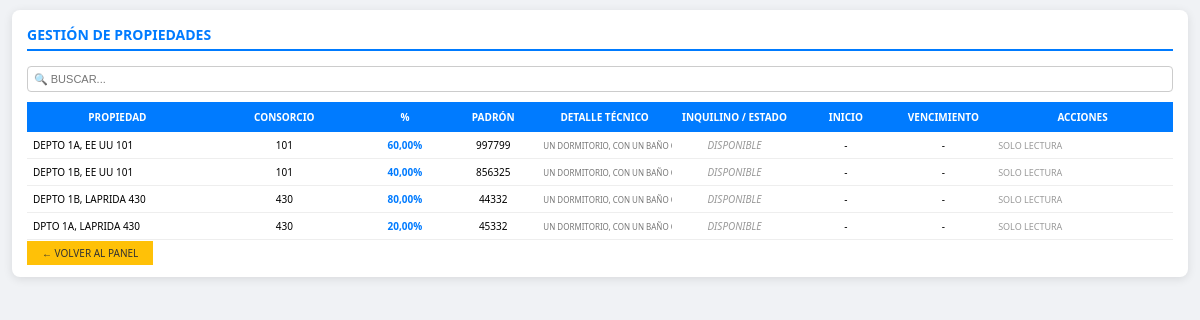
The page /propiedades.php (signed in) on the database as committed earlier.
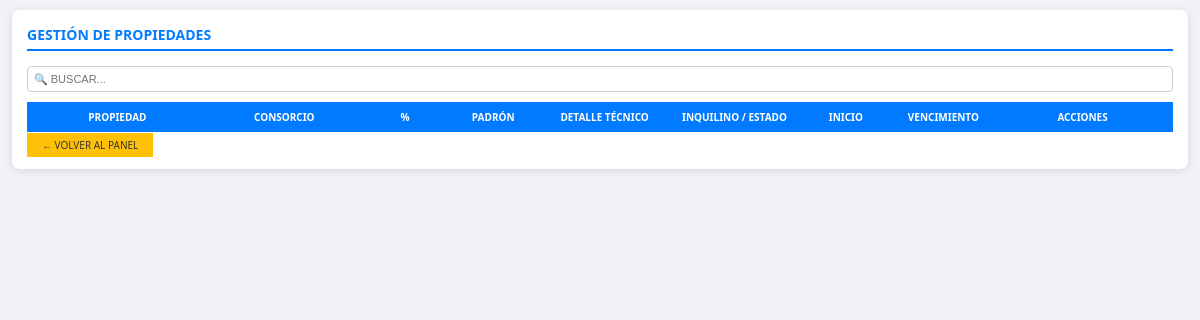
The same page on the database as committed later.
### tables this page shows
CREATE TABLE `propiedades` (
  `propiedad_id` int(11) NOT NULL AUTO_INCREMENT,
  `propiedad` varchar(255) NOT NULL,
  `ciudad` varchar(100) DEFAULT NULL,
  `padron` varchar(12) NOT NULL,
  `detalle` text NOT NULL,
  `consorcio` varchar(5) NOT NULL,
  `porcentaje` decimal(5,2) DEFAULT NULL,
  `propietario_id` int(11) NOT NULL,
  `alquiler` int(11) DEFAULT NULL,
  PRIMARY KEY (`propiedad_id`),
  UNIQUE KEY `padron` (`padron`),
  KEY `fk_propietario` (`propietario_id`),
  CONSTRAINT `fk_propietario` FOREIGN KEY (`propietario_id`) REFERENCES `usuarios` (`id`)
);

### propiedades.php (the view, shortened to what this page needs)
<?php
include 'db.php';
$sql = "SELECT p.*, u.apellido as nombre_inquilino, a.fecha_inicio as inicio, a.fecha_fin as vencimiento
        FROM propiedades p
        LEFT JOIN alquileres a ON a.propiedad_id = p.propiedad_id AND a.estado = 'VIGENTE'
        LEFT JOIN usuarios u ON a.inquilino1_id = u.id
        ORDER BY p.propiedad ASC";
$resultado = mysqli_query($conexion, $sql);
$nivelAcceso = (int)($_SESSION['acceso_nivel'] ?? 0);
$soloLectura = ($nivelAcceso < 2);
?>
<!DOCTYPE html>
<html lang="es">
<head>
</head>
<body>
<div class="contenedor">
    <div class="encabezado">
        <h2>Gestión de Propiedades</h2>
    </div>
    <div class="controles">
        <input type="text" id="txtBuscar" placeholder="🔍 BUSCAR..." onkeyup="filtrarPropiedades()">
    </div>
    <table class="tabla-prop">
        <thead>
            <tr>
                <th class="col-propiedad">Propiedad</th>
                <th class="col-consorcio">Consorcio</th>
                <th class="col-porcentaje">%</th>
                <th class="col-padron">Padrón</th>
                <th class="col-detalle">Detalle Técnico</th>
                <th class="col-estado">Inquilino / Estado</th>
                <th class="col-inicio">Inicio</th>
                <th class="col-vencimiento">Vencimiento</th>
                <th class="col-acciones">Acciones</th>
            </tr>
        </thead>
        <tbody id="cuerpoTabla">
            <?php while ($f = mysqli_fetch_array($resultado)):
                $alquilada = !empty($f['nombre_inquilino']);
                $inicio = !empty($f['inicio']) ? date('d/m/Y', strtotime($f['inicio'])) : '-';
                $venc = !empty($f['vencimiento']) ? date('d/m/Y', strtotime($f['vencimiento'])) : '-';
            ?>
            <tr class="fila-propiedad" data-id="<?= $f['propiedad_id'] ?>" onclick="seleccionarPropiedad(<?= $f['propiedad_id'] ?>, this, event)">
                <td class="al-izq"><?= $f['propiedad'] ?></td>
                <td class="al-cen"><?= $f['consorcio'] ?></td>
                <td class="al-cen" style="font-weight:bold; color:#007bff;"><?= $f['porcentaje'] !== null ? number_format($f['porcentaje'], 2, ',', '.') . '%' : '-' ?></td>
                <td class="al-cen"><?= $f['padron'] ?></td>
                <td class="al-cen" style="font-size: 8px; color: #777; white-space: nowrap;"><?= substr($f['detalle'],0,30) ?>...</td>
                <td class="al-cen">
                    <?= $alquilada ? "<span class='inquilino-nombre'>{$f['nombre_inquilino']}</span>" : "<span class='disponible'>DISPONIBLE</span>" ?>
                </td>
                <td class="al-cen"><?= $inicio ?></td>
                <td class="al-cen"><?= $venc ?></td>
                <td>
                    <?php if (!$soloLectura): ?>
                    <div class="flex-acciones" onclick="event.stopPropagation()">
                        <?php if($alquilada): ?>
                            <button onclick="finalizarContrato(<?= $f['propiedad_id'] ?>)" class="btn btn-fin w-grande">FIN CONTRATO</button>
                            <button onclick="imprimirContrato(<?= $f['propiedad_id'] ?>)" class="btn btn-print w-chico">IMPRIMIR CONTRATO</button>
                        <?php else: ?>
                            <button onclick="eliminarPropiedad(<?= $f['propiedad_id'] ?>)" class="btn btn-baja w-grande">BAJA PROP.</button>
                            <div style="width: 45px;"></div>
                        <?php endif; ?>
                    </div>
                    <?php else: ?>
                    <span style="color:#999; font-size:9px;">Solo lectura</span>
                    <?php endif; ?>
                </td>
            </tr>
            <?php endwhile; ?>
        </tbody>
    </table>
    <a href="index.php" class="btn-volver">← VOLVER AL PANEL</a>
</div>
</body>
</html>

### propiedades.php (style rules this page uses)
body { font-family: 'Segoe UI', sans-serif; background: #f0f2f5; margin: 0; padding: 10px; }
.contenedor { background: white; padding: 15px; border-radius: 8px; box-shadow: 0 2px 10px rgba(0,0,0,0.1); width: 98vw; margin: auto; box-sizing: border-box; }
.encabezado { display: flex; justify-content: space-between; align-items: center; margin-bottom: 15px; border-bottom: 2px solid #007bff; padding-bottom: 5px; }
h2 { margin: 0; color: #007bff; text-transform: uppercase; font-size: 14px; }
.controles { margin-bottom: 10px; }
#txtBuscar { width: 100%; padding: 6px; border: 1px solid #ccc; border-radius: 4px; font-size: 11px; text-transform: uppercase; box-sizing: border-box; }
.tabla-prop { width: 100%; border-collapse: collapse; font-size: 10px; table-layout: fixed; }
.tabla-prop th { background: #007bff; color: white; padding: 8px; text-align: center; position: sticky; top: 0; z-index: 10; text-transform: uppercase; }
.col-propiedad { width: 18%; }
.col-consorcio { width: 15%; }
.col-porcentaje { width: 8%; }
.col-padron { width: 8%; }
.col-detalle { width: 13%; }
.col-estado { width: 12%; }
.col-inicio { width: 9%; }
.col-vencimiento { width: 9%; }
.col-acciones { width: 18%; }
.btn-volver { background: #ffc107; color: #333; margin-top: 15px; font-size: 10px; padding: 5px 15px; text-decoration: none; }
.tabla-prop td { padding: 6px; border-bottom: 1px solid #eee; text-transform: uppercase; overflow: hidden; vertical-align: middle; }
.al-cen { text-align: center !important; }
.al-izq { text-align: left !important; }
.disponible { color: #999; font-style: italic; }

Rows that differ between the two databases and show on the page:
removed propiedades: propiedad "DEPTO 1A, EE UU 101", consorcio "101", porcentaje "60,00", padron "997799", detalle "UN DORMITORIO, CON UN BAÑO…", inicio "-", venc "-"
removed propiedades: propiedad "DEPTO 1B, EE UU 101", consorcio "101", porcentaje "40,00", padron "856325", detalle "UN DORMITORIO, CON UN BAÑO…", inicio "-", venc "-"
removed propiedades: propiedad "DEPTO 1B, LAPRIDA 430", consorcio "430", porcentaje "80,00", padron "44332", detalle "UN DORMITORIO, CON UN BAÑO…", inicio "-", venc "-"
removed propiedades: propiedad "DPTO 1A, LAPRIDA 430", consorcio "430", porcentaje "20,00", padron "45332", detalle "UN DORMITORIO, CON UN BAÑO…", inicio "-", venc "-"
